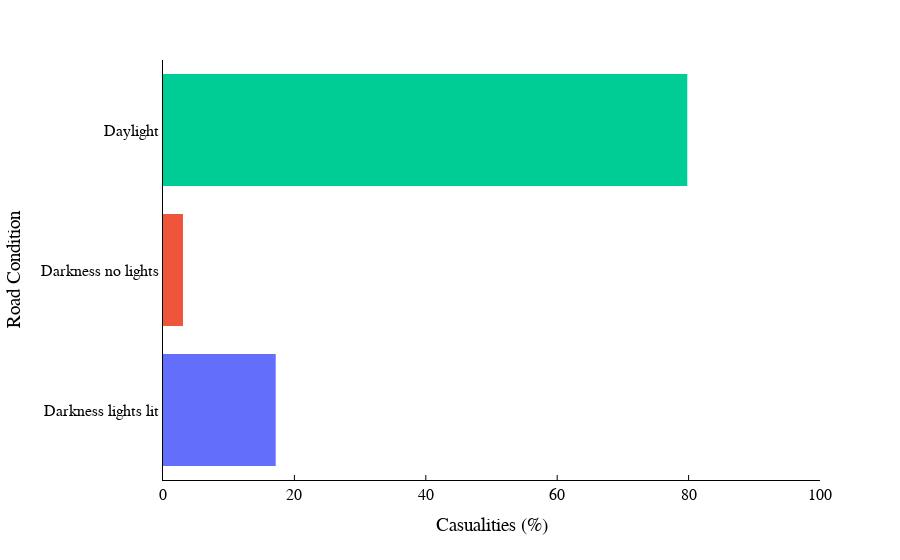

Notebook cell for this chart:
### Code cell
# plotting the Number of casulaities based on Road condition
fig=px.histogram(y=df7.index, x=df7['Percentage of Casualities'],
                     color=['#b3aead', '#706d6d', '#3b3a3a'])
# Changing the label of X and Y axis
fig.update_layout(xaxis_title="Casualities (%)", yaxis_title="Road Condition",
                     font=dict(family="Times New Roman", size=16, color="black"))
# Remove the grid lines
fig.update_layout(showlegend=False, xaxis_showgrid=False, yaxis_showgrid=False)
# Change the color of the axis line
fig.update_layout(xaxis_linecolor='black', yaxis_linecolor='black')
# Add tick lines to the y axis
fig.update_xaxes(ticks="inside", tickwidth=1, tickcolor="black")
# add tick to end poiny of y axis
fig.update_xaxes(tickfont=dict(family="Times New Roman", size=16, color="black" ))
# Change y axis limit
fig.update_xaxes(range=[0, 100])
# Change background color
fig.update_layout(paper_bgcolor="white", plot_bgcolor="white")

fig.show()

### Figure 1 — Plotly figure (JSON) as saved in the notebook; plotly's stock layout.template omitted (floating-point values rounded to 4 significant figures)
{"data": [{"alignmentgroup": "True", "bingroup": "y", "histfunc": "sum", "hovertemplate": "color=#b3aead<br>sum of x=%{x}<br>y=%{y}<extra></extra>", "legendgroup": "#b3aead", "marker": {"color": "#636efa", "pattern": {"shape": ""}}, "name": "#b3aead", "offsetgroup": "#b3aead", "orientation": "h", "showlegend": true, "type": "histogram", "x": [17.16], "xaxis": "x", "y": ["Darkness lights lit"], "yaxis": "y"}, {"alignmentgroup": "True", "bingroup": "y", "histfunc": "sum", "hovertemplate": "color=#706d6d<br>sum of x=%{x}<br>y=%{y}<extra></extra>", "legendgroup": "#706d6d", "marker": {"color": "#EF553B", "pattern": {"shape": ""}}, "name": "#706d6d", "offsetgroup": "#706d6d", "orientation": "h", "showlegend": true, "type": "histogram", "x": [3.04], "xaxis": "x", "y": ["Darkness no lights"], "yaxis": "y"}, {"alignmentgroup": "True", "bingroup": "y", "histfunc": "sum", "hovertemplate": "color=#3b3a3a<br>sum of x=%{x}<br>y=%{y}<extra></extra>", "legendgroup": "#3b3a3a", "marker": {"color": "#00cc96", "pattern": {"shape": ""}}, "name": "#3b3a3a", "offsetgroup": "#3b3a3a", "orientation": "h", "showlegend": true, "type": "histogram", "x": [79.8], "xaxis": "x", "y": ["Daylight"], "yaxis": "y"}], "layout": {"barmode": "relative", "font": {"color": "black", "family": "Times New Roman", "size": 16}, "legend": {"title": {"text": "color"}, "tracegroupgap": 0}, "margin": {"t": 60}, "paper_bgcolor": "white", "plot_bgcolor": "white", "showlegend": false, "xaxis": {"anchor": "y", "domain": [0, 1], "linecolor": "black", "range": [0, 100], "showgrid": false, "tickcolor": "black", "tickfont": {"color": "black", "family": "Times New Roman", "size": 16}, "ticks": "inside", "tickwidth": 1, "title": {"text": "Casualities (%)"}}, "yaxis": {"anchor": "x", "domain": [0, 1], "linecolor": "black", "showgrid": false, "title": {"text": "Road Condition"}}}}
